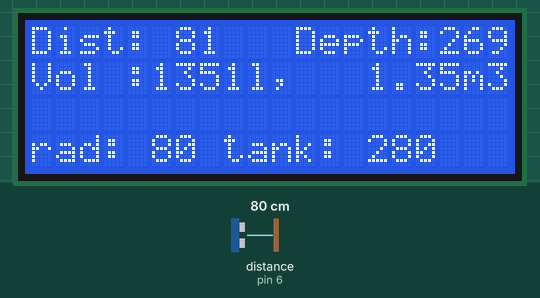
Simulated run of this sketch. Board: Arduino Uno, built with avr-gcc and run on an emulated ATmega328P. Parts: 20×4 character LCD. The test bench sets the inputs (shaded band); at power-on: distance to the obstacle (sensor on pin 6) 80 cm. The echo pulse lasts 58.3 µs per cm.

Above: at 3.2 s.
3.3 s: distance to the obstacle (sensor on pin 6) set to 2 cm
At 4.7 s:
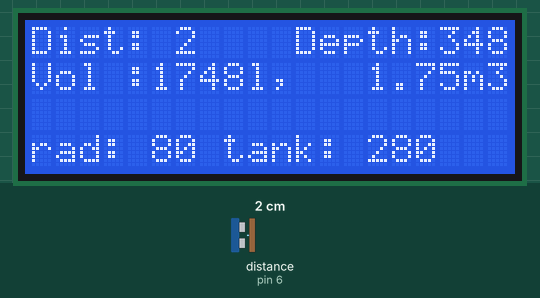
5.4 s: distance to the obstacle (sensor on pin 6) set to 4 cm
At 7.3 s:
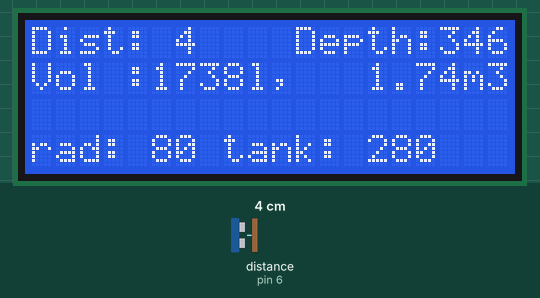
7.6 s: distance to the obstacle (sensor on pin 6) set to 9 cm
At 9.1 s:
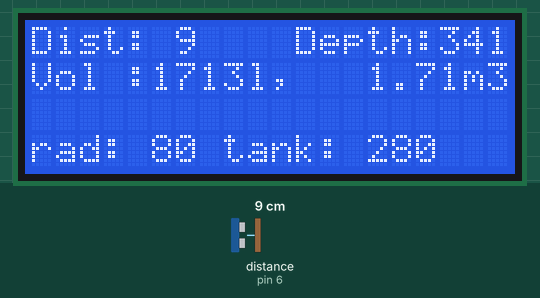
Timing chart, 0 to 10.6 s (numbered marks = the images above; inputs shaded):
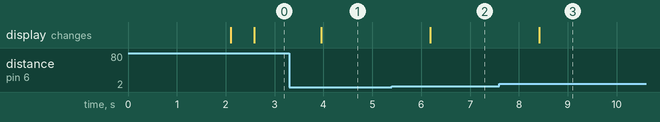

The sketch:

waterlevel.ino
```cpp
//Define constans
#define I2C_ADDR          0x27        //Define I2C Address where the PCF8574A is
#define BACKLIGHT_PIN      3
#define En_pin             2
#define Rw_pin             1
#define Rs_pin             0
#define D4_pin             4
#define D5_pin             5
#define D6_pin             6
#define D7_pin             7


#define MY_PARENT_NODE_ID 0
#define MY_PARENT_NODE_IS_STATIC
#define MY_RFM69_NEW_DRIVER
#define MY_RADIO_RFM69
#define MY_IS_RFM69HW
#define MY_NODE_ID 102
#define MY_RFM69_MAX_POWER_LEVEL_DBM 10

#define MY_RF69_IRQ_PIN 2
#define MY_RF69_IRQ_NUM 2

#define MY_DEBUG
/*
#include <MySensors.h>
*/

/*
const int ECHO_PIN = 3;
const int TRIGGER_PIN = 2;
*/
const int ECHO_PIN = 6;
const int TRIGGER_PIN = 5;
const int MAX_DISTANCE = 350;

#define tankoffset 70
#define tankdepth 280
#define tankradius 80
#define MAX_NO_UPDATES_DIST 15
#include <NewPing.h>
#include <LCD.h>
#include <LiquidCrystal_I2C.h>
unsigned int lastDistance=0;
unsigned long nNoUpdatesDist=0;


LiquidCrystal_I2C      lcd(I2C_ADDR, En_pin,Rw_pin,Rs_pin,D4_pin,D5_pin,D6_pin,D7_pin);
NewPing sonar(TRIGGER_PIN, ECHO_PIN, MAX_DISTANCE);

void setup()
 {

    lcd.begin (20,4);

    //Switch on the backlight
    lcd.setBacklightPin(BACKLIGHT_PIN,POSITIVE);
    lcd.setBacklight(HIGH);
    lcd.setCursor(0,0);
    lcd.print("Water level meter");
    lcd.setCursor(0,1);
    lcd.print("(c) 2018 Marceli");
    delay(2000);
    lcd.clear();
 }


void loop(){
  //unsigned int cm = sonar.ping_cm();
  unsigned int cm = sonar.convert_cm(sonar.ping_median(15));
  if ((abs(lastDistance-cm)>1) || (nNoUpdatesDist>MAX_NO_UPDATES_DIST)){
    lcd.setCursor(0,0);
    lcd.print("Dist:");
    lcd.setCursor(6,0);
    lcd.print("    ");
    lcd.setCursor(6,0);
    lcd.print((String) cm);
    lcd.setCursor(11,0);
    lcd.print("Depth:");
    lcd.setCursor(17,0);
    lcd.print("    ");
    lcd.setCursor(17,0);
    lcd.print(tankdepth+tankoffset-cm);
    lcd.setCursor(0,1);
    lcd.print("Vol :");
    lcd.setCursor(5,1);
    lcd.print("            ");
    lcd.setCursor(5,1);
    float volumel = 3.14*(tankdepth+tankoffset-cm)*(tankradius/2)*(tankradius/2)/1000;
    lcd.print((int) volumel);
    lcd.print("l");
    lcd.setCursor(10,1);
    lcd.print(",   ");
    lcd.print(volumel/1000);
    lcd.print("m3");
    lcd.setCursor(0,3);
    lcd.print("rad:");
    lcd.setCursor(5,3);
    lcd.print(tankradius);
    lcd.print(" tank: ");
    lcd.print(tankdepth);
    nNoUpdatesDist=0;
    lastDistance=cm;
  }else{
    nNoUpdatesDist++;
    delay(30);
  }


  }
```

Measured:
- after the input at 3.3 s, the display: changes after 0.65 s (image 1)
- after the input at 5.4 s, the display: changes after 0.78 s (image 2)
- after the input at 7.6 s, the display: changes after 0.82 s (image 3)
